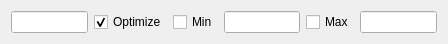
<?xml version="1.0" encoding="UTF-8"?>
<ui version="4.0">
 <class>QArkOptimizationParameterWidget</class>
 <widget class="QWidget" name="QArkOptimizationParameterWidget">
  <property name="geometry">
   <rect>
    <x>0</x>
    <y>0</y>
    <width>448</width>
    <height>39</height>
   </rect>
  </property>
  <property name="windowTitle">
   <string>Form</string>
  </property>
  <layout class="QHBoxLayout" name="horizontalLayout">
   <item>
    <widget class="QLineEdit" name="valueLineEdit">
     <property name="sizePolicy">
      <sizepolicy hsizetype="Preferred" vsizetype="Preferred">
       <horstretch>0</horstretch>
       <verstretch>0</verstretch>
      </sizepolicy>
     </property>
     <property name="text">
      <string/>
     </property>
    </widget>
   </item>
   <item>
    <widget class="QCheckBox" name="optimizeCheckBox">
     <property name="text">
      <string>Optimize</string>
     </property>
     <property name="checked">
      <bool>true</bool>
     </property>
    </widget>
   </item>
   <item>
    <widget class="QCheckBox" name="minCheckBox">
     <property name="text">
      <string>Min</string>
     </property>
    </widget>
   </item>
   <item>
    <widget class="QLineEdit" name="minLineEdit"/>
   </item>
   <item>
    <widget class="QCheckBox" name="maxCheckBox">
     <property name="text">
      <string>Max</string>
     </property>
    </widget>
   </item>
   <item>
    <widget class="QLineEdit" name="maxLineEdit"/>
   </item>
  </layout>
 </widget>
 <resources/>
 <connections/>
</ui>
